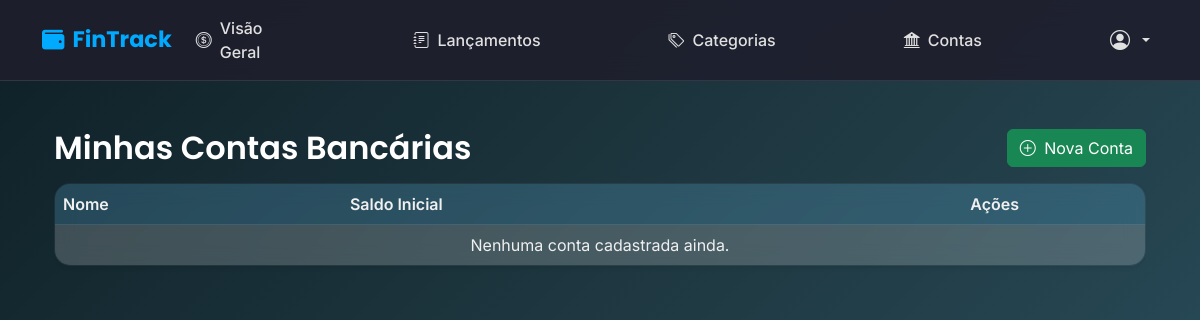
/bancos/ (signed in), run on an earlier commit of the app's database.
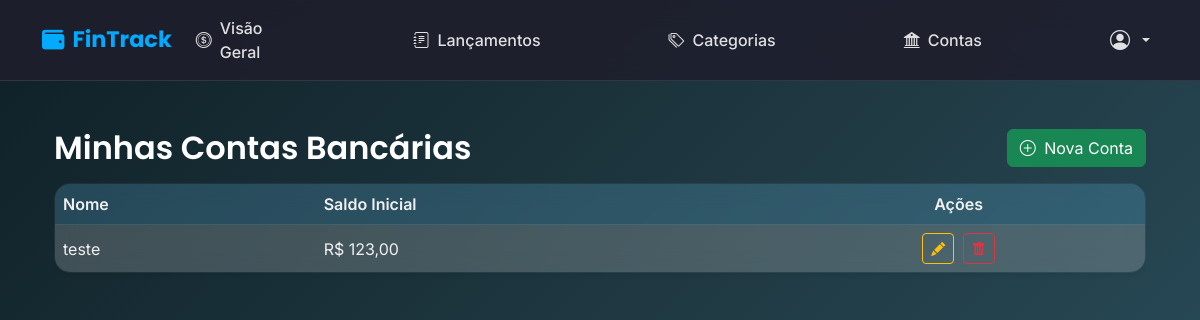
And on a later commit of the database.
### core/models.py (models this page shows, shortened)
class Conta(models.Model):
    nome = models.CharField(max_length=100)
    saldo_inicial = models.DecimalField(max_digits=10, decimal_places=2, default=0)
    usuario = models.ForeignKey(User, on_delete=models.CASCADE)

### core/views.py (the view)
# urls.py: path('bancos/', views.listar_contas, name='listar_contas'),
@login_required
def listar_contas(request):
    contas = Conta.objects.filter(usuario=request.user)
    for conta in contas:
        conta.saldo_formatado = (
            f"{conta.saldo_inicial:,.2f}".replace(",", "X")
            .replace(".", ",")
            .replace("X", ".")
        )
    return render(request, "core/listar_contas.html", {"contas": contas})

### core/templates/core/listar_contas.html
{% extends 'core/base.html' %}
{% block content %}
<div class="container py-4">
  <div class="d-flex justify-content-between align-items-center mb-3">
    <h2 class="mb-0">Minhas Contas Bancárias</h2>
    <a href="{% url 'criar_conta' %}" class="btn btn-success">
      <i class="bi bi-plus-circle me-1"></i> Nova Conta
    </a>
  </div>
  <div class="table-responsive">
    <table class="table align-middle shadow-sm rounded-4 overflow-hidden"
           style="background: rgba(255,255,255,0.05);
                  backdrop-filter: blur(10px);
                  border: 1px solid rgba(255,255,255,0.1);
                  color: #f0f0f0;">
      <thead style="background: rgba(0,170,255,0.12); color: #00d0ff; border-bottom: 1px solid rgba(255,255,255,0.15);">
        <tr>
          <th scope="col" class="fw-semibold">Nome</th>
          <th scope="col" class="fw-semibold">Saldo Inicial</th>
          <th scope="col" class="fw-semibold text-center">Ações</th>
        </tr>
      </thead>
      <tbody>
        {% for conta in contas %}
          <tr style="transition: background 0.3s;"
              onmouseover="this.style.background='rgba(255,255,255,0.08)';"
              onmouseout="this.style.background='transparent';">
            <td>{{ conta.nome }}</td>
            <td>R$ {{ conta.saldo_formatado }}</td>
            <td class="text-center">
              <a href="{% url 'editar_conta' conta.id %}" class="btn btn-sm btn-outline-warning me-1" title="Editar">
                <i class="bi bi-pencil-fill"></i>
              </a>
              <a href="{% url 'excluir_conta' conta.id %}" class="btn btn-sm btn-outline-danger" title="Excluir">
                <i class="bi bi-trash-fill"></i>
              </a>
            </td>
          </tr>
        {% empty %}
          <tr>
            <td colspan="3" class="text-center text-muted">Nenhuma conta cadastrada ainda.</td>
          </tr>
        {% endfor %}
      </tbody>
    </table>
  </div>
</div>
{% endblock %}

What changed in the data, as far as the page shows it:
added Conta: nome "teste", saldo_formatado "123,00"
Also different on the page:
text no longer shown: "Nenhuma conta cadastrada ainda."
